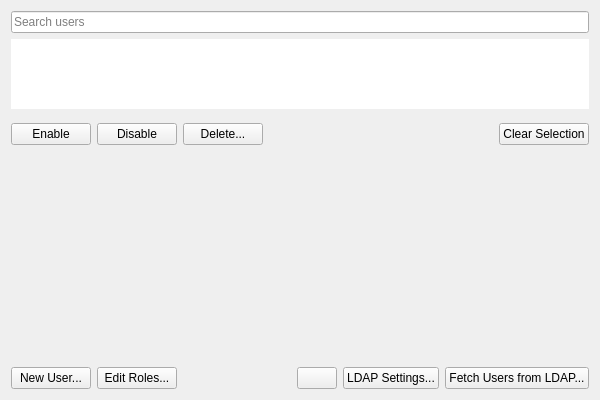
<?xml version="1.0" encoding="UTF-8"?>
<ui version="4.0">
 <class>QnUserManagementWidget</class>
 <widget class="QWidget" name="QnUserManagementWidget">
  <property name="geometry">
   <rect>
    <x>0</x>
    <y>0</y>
    <width>600</width>
    <height>400</height>
   </rect>
  </property>
  <layout class="QVBoxLayout" name="mainVerticalLayout" stretch="0,0">
   <item>
    <layout class="QVBoxLayout" name="verticalLayout" stretch="0,1,0,0">
     <item>
      <widget class="QLineEdit" name="filterLineEdit">
       <property name="placeholderText">
        <string>Search users</string>
       </property>
       <property name="clearButtonEnabled">
        <bool>true</bool>
       </property>
      </widget>
     </item>
     <item>
      <widget class="nx::client::desktop::TreeView" name="usersTable">
       <property name="sizePolicy">
        <sizepolicy hsizetype="Expanding" vsizetype="Maximum">
         <horstretch>0</horstretch>
         <verstretch>0</verstretch>
        </sizepolicy>
       </property>
       <property name="focusPolicy">
        <enum>Qt::TabFocus</enum>
       </property>
       <property name="frameShape">
        <enum>QFrame::NoFrame</enum>
       </property>
       <property name="sizeAdjustPolicy">
        <enum>QAbstractScrollArea::AdjustToContents</enum>
       </property>
       <property name="selectionMode">
        <enum>QAbstractItemView::NoSelection</enum>
       </property>
       <property name="selectionBehavior">
        <enum>QAbstractItemView::SelectRows</enum>
       </property>
       <property name="rootIsDecorated">
        <bool>false</bool>
       </property>
       <property name="sortingEnabled">
        <bool>true</bool>
       </property>
       <property name="allColumnsShowFocus">
        <bool>true</bool>
       </property>
       <attribute name="headerStretchLastSection">
        <bool>false</bool>
       </attribute>
      </widget>
     </item>
     <item>
      <layout class="QHBoxLayout" name="horizontalLayout_1">
       <property name="topMargin">
        <number>8</number>
       </property>
       <property name="bottomMargin">
        <number>8</number>
       </property>
       <item>
        <widget class="QPushButton" name="enableSelectedButton">
         <property name="text">
          <string>Enable</string>
         </property>
        </widget>
       </item>
       <item>
        <widget class="QPushButton" name="disableSelectedButton">
         <property name="text">
          <string>Disable</string>
         </property>
        </widget>
       </item>
       <item>
        <widget class="QPushButton" name="deleteSelectedButton">
         <property name="text">
          <string>Delete...</string>
         </property>
        </widget>
       </item>
       <item>
        <spacer name="horizontalSpacer_1">
         <property name="orientation">
          <enum>Qt::Horizontal</enum>
         </property>
         <property name="sizeHint" stdset="0">
          <size>
           <width>40</width>
           <height>20</height>
          </size>
         </property>
        </spacer>
       </item>
       <item>
        <widget class="QPushButton" name="clearSelectionButton">
         <property name="text">
          <string>Clear Selection</string>
         </property>
        </widget>
       </item>
      </layout>
     </item>
     <item>
      <spacer name="verticalSpacer">
       <property name="orientation">
        <enum>Qt::Vertical</enum>
       </property>
       <property name="sizeHint" stdset="0">
        <size>
         <width>1</width>
         <height>1</height>
        </size>
       </property>
      </spacer>
     </item>
    </layout>
   </item>
   <item>
    <layout class="QHBoxLayout" name="horizontalLayout_2">
     <property name="topMargin">
      <number>0</number>
     </property>
     <item>
      <widget class="QPushButton" name="createUserButton">
       <property name="text">
        <string>New User...</string>
       </property>
      </widget>
     </item>
     <item>
      <widget class="QPushButton" name="rolesButton">
       <property name="text">
        <string>Edit Roles...</string>
       </property>
      </widget>
     </item>
     <item>
      <spacer name="horizontalSpacer_2">
       <property name="orientation">
        <enum>Qt::Horizontal</enum>
       </property>
       <property name="sizeHint" stdset="0">
        <size>
         <width>40</width>
         <height>0</height>
        </size>
       </property>
      </spacer>
     </item>
     <item>
      <widget class="nx::client::desktop::HintButton" name="ldapTooltip" native="true">
       <property name="sizePolicy">
        <sizepolicy hsizetype="Fixed" vsizetype="Fixed">
         <horstretch>0</horstretch>
         <verstretch>0</verstretch>
        </sizepolicy>
       </property>
      </widget>
     </item>
     <item>
      <widget class="QPushButton" name="ldapSettingsButton">
       <property name="text">
        <string>LDAP Settings...</string>
       </property>
      </widget>
     </item>
     <item>
      <widget class="QPushButton" name="fetchButton">
       <property name="text">
        <string>Fetch Users from LDAP...</string>
       </property>
      </widget>
     </item>
    </layout>
   </item>
  </layout>
 </widget>
 <customwidgets>
  <customwidget>
   <class>nx::client::desktop::TreeView</class>
   <extends>QTreeView</extends>
   <header location="global">nx/client/desktop/common/widgets/tree_view.h</header>
  </customwidget>
  <customwidget>
    <class>nx::client::desktop::HintButton</class>
    <extends>QPushButton</extends>
    <header location="global">nx/client/desktop/common/widgets/hint_button.h</header>
  </customwidget>
 </customwidgets>
 <tabstops>
  <tabstop>filterLineEdit</tabstop>
  <tabstop>usersTable</tabstop>
  <tabstop>enableSelectedButton</tabstop>
  <tabstop>disableSelectedButton</tabstop>
  <tabstop>deleteSelectedButton</tabstop>
  <tabstop>clearSelectionButton</tabstop>
  <tabstop>createUserButton</tabstop>
  <tabstop>rolesButton</tabstop>
  <tabstop>ldapSettingsButton</tabstop>
  <tabstop>fetchButton</tabstop>
 </tabstops>
 <resources/>
 <connections/>
</ui>
